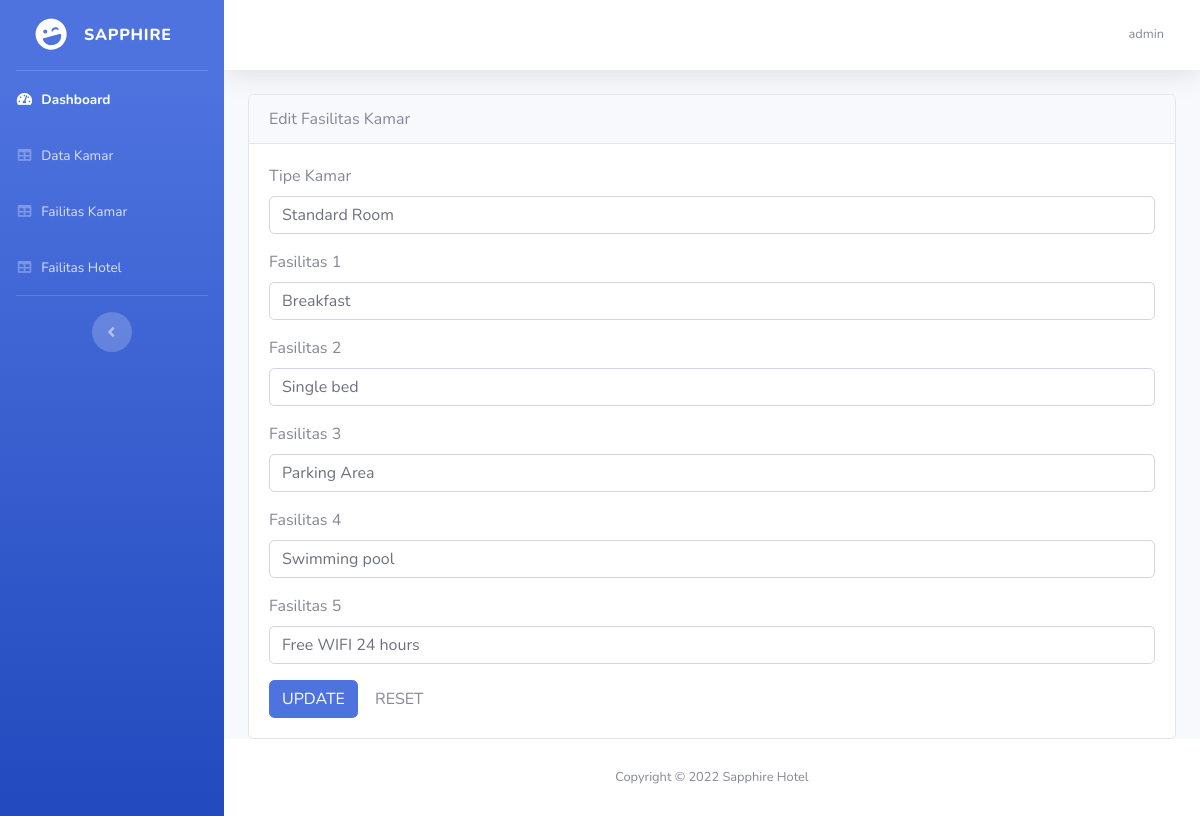
/admin/edit_fasilitas_kamar.php?id=1 (signed in), run on the app's committed database.
### tables this page shows
CREATE TABLE `fasilitas_kamar` (
  `id` int(11) NOT NULL,
  `judul` varchar(50) NOT NULL,
  `tipe` varchar(50) NOT NULL,
  `f1` varchar(100) NOT NULL,
  `f2` varchar(100) NOT NULL,
  `f3` varchar(100) NOT NULL,
  `f4` varchar(100) NOT NULL,
  `f5` varchar(100) NOT NULL
);

### admin/edit_fasilitas_kamar.php (the view, shortened to what this page needs)
<?php
include('header.php');
include('navbar.php');
include('koneksi.php');
$id = $_GET['id'];
$sql = mysqli_query($koneksi, "select * from fasilitas_kamar WHERE id='$id'");
while ($data = mysqli_fetch_array($sql)) {
?>
  <body>
    <div class="container">
      <div class="row">
        <div class="col-md-12">
          <div class="card">
            <div class="card-header">
              Edit Fasilitas Kamar
            </div>
            <div class="card-body">
              <form action="update.php" method="post">
                <div class="form-group">
                  <label>Tipe Kamar</label>
                  <input type="text" name="tipe" value="<?php echo $data['tipe'] ?>" class="form-control">
                </div>
                <div class="form-group">
                  <label>Fasilitas 1</label>
                  <input type="text" name="f1" value="<?php echo $data['f1'] ?>" class="form-control">
                </div>
                <div class="form-group">
                  <label>Fasilitas 2 </label>
                  <input type="text" name="f2" value="<?php echo $data['f2'] ?>" class="form-control">
                </div>
                <div class="form-group">
                  <label>Fasilitas 3</label>
                  <input type="text" name="f3" value="<?php echo $data['f3'] ?>" class="form-control">
                </div>
                <div class="form-group">
                  <label>Fasilitas 4</label>
                  <input type="text" name="f4" value="<?php echo $data['f4'] ?>" class="form-control">
                </div>
                <div class="form-group">
                  <label>Fasilitas 5</label>
                  <input type="text" name="f5" value="<?php echo $data['f5'] ?>" class="form-control">
                </div>
                <button type="submit" class="btn btn-primary">UPDATE</button>
                <button type="reset" class="btn btn-default">RESET</button>
              <?php
            }
              ?>
              </form>
            </div>
          </div>
        </div>
      </div>
    </div>
  </body>
  <?php include('footer.php'); ?>

### data on the page
fasilitas_kamar: tipe "Standard Room", f1 "Breakfast", f2 "Single bed", f3 "Parking Area", f4 "Swimming pool", f5 "Free WIFI 24 hours"

### other printed values
$_SESSION['username'] "admin"
